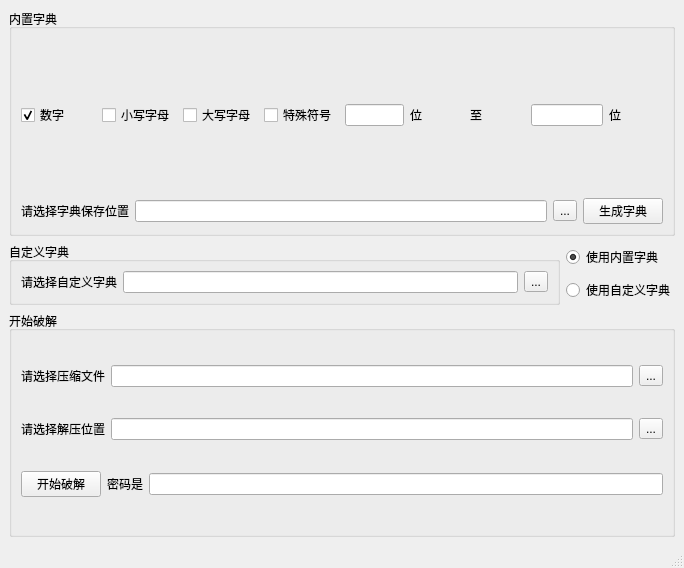
<?xml version="1.0" encoding="UTF-8"?>
<ui version="4.0">
 <class>MainWindow</class>
 <widget class="QMainWindow" name="MainWindow">
  <property name="geometry">
   <rect>
    <x>0</x>
    <y>0</y>
    <width>684</width>
    <height>568</height>
   </rect>
  </property>
  <property name="windowTitle">
   <string>压缩文件密码破解器</string>
  </property>
  <property name="layoutDirection">
   <enum>Qt::LeftToRight</enum>
  </property>
  <property name="unifiedTitleAndToolBarOnMac">
   <bool>true</bool>
  </property>
  <widget class="QWidget" name="centralwidget">
   <layout class="QGridLayout" name="gridLayout_2">
    <item row="2" column="0">
     <widget class="QGroupBox" name="groupBox_external_dict">
      <property name="title">
       <string>自定义字典</string>
      </property>
      <layout class="QHBoxLayout" name="horizontalLayout_3">
       <item>
        <widget class="QLabel" name="label_5">
         <property name="text">
          <string>请选择自定义字典</string>
         </property>
        </widget>
       </item>
       <item>
        <widget class="QLineEdit" name="lineEdit_dict_path"/>
       </item>
       <item>
        <widget class="QToolButton" name="toolButton_dict_path">
         <property name="text">
          <string>...</string>
         </property>
        </widget>
       </item>
      </layout>
     </widget>
    </item>
    <item row="4" column="0" colspan="2">
     <widget class="QGroupBox" name="groupBox_crack">
      <property name="title">
       <string>开始破解</string>
      </property>
      <layout class="QVBoxLayout" name="verticalLayout_3">
       <item>
        <layout class="QHBoxLayout" name="horizontalLayout_6">
         <item>
          <widget class="QLabel" name="label_2">
           <property name="text">
            <string>请选择压缩文件</string>
           </property>
          </widget>
         </item>
         <item>
          <widget class="QLineEdit" name="lineEdit_file_path"/>
         </item>
         <item>
          <widget class="QToolButton" name="toolButton_file_path">
           <property name="text">
            <string>...</string>
           </property>
          </widget>
         </item>
        </layout>
       </item>
       <item>
        <layout class="QHBoxLayout" name="horizontalLayout_4">
         <item>
          <widget class="QLabel" name="label_3">
           <property name="text">
            <string>请选择解压位置</string>
           </property>
          </widget>
         </item>
         <item>
          <widget class="QLineEdit" name="lineEdit_extract_path"/>
         </item>
         <item>
          <widget class="QToolButton" name="toolButton_extract_path">
           <property name="text">
            <string>...</string>
           </property>
          </widget>
         </item>
        </layout>
       </item>
       <item>
        <layout class="QHBoxLayout" name="horizontalLayout_7">
         <item alignment="Qt::AlignLeft">
          <widget class="QPushButton" name="pushButton_crack">
           <property name="text">
            <string>开始破解</string>
           </property>
          </widget>
         </item>
         <item alignment="Qt::AlignLeft">
          <widget class="QLabel" name="label_password_is">
           <property name="text">
            <string>密码是</string>
           </property>
          </widget>
         </item>
         <item>
          <widget class="QLineEdit" name="lineEdit_password">
           <property name="readOnly">
            <bool>true</bool>
           </property>
          </widget>
         </item>
        </layout>
       </item>
      </layout>
     </widget>
    </item>
    <item row="2" column="1">
     <layout class="QVBoxLayout" name="verticalLayout_2">
      <item>
       <widget class="QRadioButton" name="radioButton_select_dict">
        <property name="text">
         <string>使用内置字典</string>
        </property>
        <property name="checked">
         <bool>true</bool>
        </property>
       </widget>
      </item>
      <item>
       <widget class="QRadioButton" name="radioButton_customized_dict">
        <property name="text">
         <string>使用自定义字典</string>
        </property>
       </widget>
      </item>
     </layout>
    </item>
    <item row="0" column="0" colspan="2">
     <widget class="QGroupBox" name="groupBox_internal_dict">
      <property name="title">
       <string>内置字典</string>
      </property>
      <layout class="QGridLayout" name="gridLayout">
       <item row="1" column="0">
        <layout class="QHBoxLayout" name="horizontalLayout_8">
         <item>
          <layout class="QHBoxLayout" name="horizontalLayout_5">
           <item>
            <widget class="QCheckBox" name="checkBox_num">
             <property name="text">
              <string>数字</string>
             </property>
             <property name="checked">
              <bool>true</bool>
             </property>
            </widget>
           </item>
           <item>
            <widget class="QCheckBox" name="checkBox_lower_letter">
             <property name="text">
              <string>小写字母</string>
             </property>
            </widget>
           </item>
           <item>
            <widget class="QCheckBox" name="checkBox_upper_letter">
             <property name="text">
              <string>大写字母</string>
             </property>
            </widget>
           </item>
           <item>
            <widget class="QCheckBox" name="checkBox_symbols">
             <property name="text">
              <string>特殊符号</string>
             </property>
            </widget>
           </item>
          </layout>
         </item>
         <item>
          <layout class="QHBoxLayout" name="horizontalLayout">
           <item alignment="Qt::AlignRight">
            <widget class="QLineEdit" name="lineEdit_digit2">
             <property name="maximumSize">
              <size>
               <width>59</width>
               <height>16777215</height>
              </size>
             </property>
            </widget>
           </item>
           <item alignment="Qt::AlignLeft">
            <widget class="QLabel" name="label_digit1">
             <property name="text">
              <string>位</string>
             </property>
            </widget>
           </item>
           <item>
            <widget class="QLabel" name="label">
             <property name="layoutDirection">
              <enum>Qt::RightToLeft</enum>
             </property>
             <property name="text">
              <string>至</string>
             </property>
            </widget>
           </item>
           <item alignment="Qt::AlignRight">
            <widget class="QLineEdit" name="lineEdit_digit1">
             <property name="maximumSize">
              <size>
               <width>72</width>
               <height>16777215</height>
              </size>
             </property>
            </widget>
           </item>
           <item alignment="Qt::AlignLeft">
            <widget class="QLabel" name="label_digit2">
             <property name="text">
              <string>位</string>
             </property>
            </widget>
           </item>
          </layout>
         </item>
        </layout>
       </item>
       <item row="2" column="0">
        <layout class="QHBoxLayout" name="horizontalLayout_2">
         <item>
          <widget class="QLabel" name="label_4">
           <property name="text">
            <string>请选择字典保存位置</string>
           </property>
          </widget>
         </item>
         <item>
          <widget class="QLineEdit" name="lineEdit_save_dict"/>
         </item>
         <item>
          <widget class="QToolButton" name="toolButton_save_dict">
           <property name="text">
            <string>...</string>
           </property>
          </widget>
         </item>
         <item>
          <widget class="QPushButton" name="pushButton_write_dict">
           <property name="maximumSize">
            <size>
             <width>167</width>
             <height>16777215</height>
            </size>
           </property>
           <property name="text">
            <string>生成字典</string>
           </property>
          </widget>
         </item>
        </layout>
       </item>
      </layout>
     </widget>
    </item>
   </layout>
  </widget>
  <widget class="QStatusBar" name="statusbar"/>
 </widget>
 <resources/>
 <connections>
  <connection>
   <sender>pushButton_write_dict</sender>
   <signal>clicked()</signal>
   <receiver>MainWindow</receiver>
   <slot>button_write_dict_clicked()</slot>
   <hints>
    <hint type="sourcelabel">
     <x>567</x>
     <y>150</y>
    </hint>
    <hint type="destinationlabel">
     <x>563</x>
     <y>178</y>
    </hint>
   </hints>
  </connection>
  <connection>
   <sender>toolButton_save_dict</sender>
   <signal>clicked()</signal>
   <receiver>MainWindow</receiver>
   <slot>button_save_dict_clicked()</slot>
   <hints>
    <hint type="sourcelabel">
     <x>513</x>
     <y>147</y>
    </hint>
    <hint type="destinationlabel">
     <x>563</x>
     <y>135</y>
    </hint>
   </hints>
  </connection>
  <connection>
   <sender>radioButton_select_dict</sender>
   <signal>clicked()</signal>
   <receiver>MainWindow</receiver>
   <slot>change_dict()</slot>
   <hints>
    <hint type="sourcelabel">
     <x>540</x>
     <y>245</y>
    </hint>
    <hint type="destinationlabel">
     <x>472</x>
     <y>363</y>
    </hint>
   </hints>
  </connection>
  <connection>
   <sender>radioButton_customized_dict</sender>
   <signal>clicked()</signal>
   <receiver>MainWindow</receiver>
   <slot>change_dict()</slot>
   <hints>
    <hint type="sourcelabel">
     <x>576</x>
     <y>312</y>
    </hint>
    <hint type="destinationlabel">
     <x>575</x>
     <y>357</y>
    </hint>
   </hints>
  </connection>
  <connection>
   <sender>toolButton_dict_path</sender>
   <signal>clicked()</signal>
   <receiver>MainWindow</receiver>
   <slot>button_select_dict_clicked()</slot>
   <hints>
    <hint type="sourcelabel">
     <x>499</x>
     <y>285</y>
    </hint>
    <hint type="destinationlabel">
     <x>601</x>
     <y>346</y>
    </hint>
   </hints>
  </connection>
  <connection>
   <sender>toolButton_file_path</sender>
   <signal>clicked()</signal>
   <receiver>MainWindow</receiver>
   <slot>select_zip_file()</slot>
   <hints>
    <hint type="sourcelabel">
     <x>632</x>
     <y>406</y>
    </hint>
    <hint type="destinationlabel">
     <x>681</x>
     <y>409</y>
    </hint>
   </hints>
  </connection>
  <connection>
   <sender>toolButton_extract_path</sender>
   <signal>clicked()</signal>
   <receiver>MainWindow</receiver>
   <slot>select_unzip_dir()</slot>
   <hints>
    <hint type="sourcelabel">
     <x>652</x>
     <y>457</y>
    </hint>
    <hint type="destinationlabel">
     <x>681</x>
     <y>457</y>
    </hint>
   </hints>
  </connection>
  <connection>
   <sender>pushButton_crack</sender>
   <signal>clicked()</signal>
   <receiver>MainWindow</receiver>
   <slot>button_crack_clicked()</slot>
   <hints>
    <hint type="sourcelabel">
     <x>81</x>
     <y>507</y>
    </hint>
    <hint type="destinationlabel">
     <x>76</x>
     <y>541</y>
    </hint>
   </hints>
  </connection>
 </connections>
 <slots>
  <slot>button_write_dict_clicked()</slot>
  <slot>button_save_dict_clicked()</slot>
  <slot>change_dict()</slot>
  <slot>button_select_dict_clicked()</slot>
  <slot>select_zip_file()</slot>
  <slot>select_unzip_dir()</slot>
  <slot>button_crack_clicked()</slot>
 </slots>
</ui>
